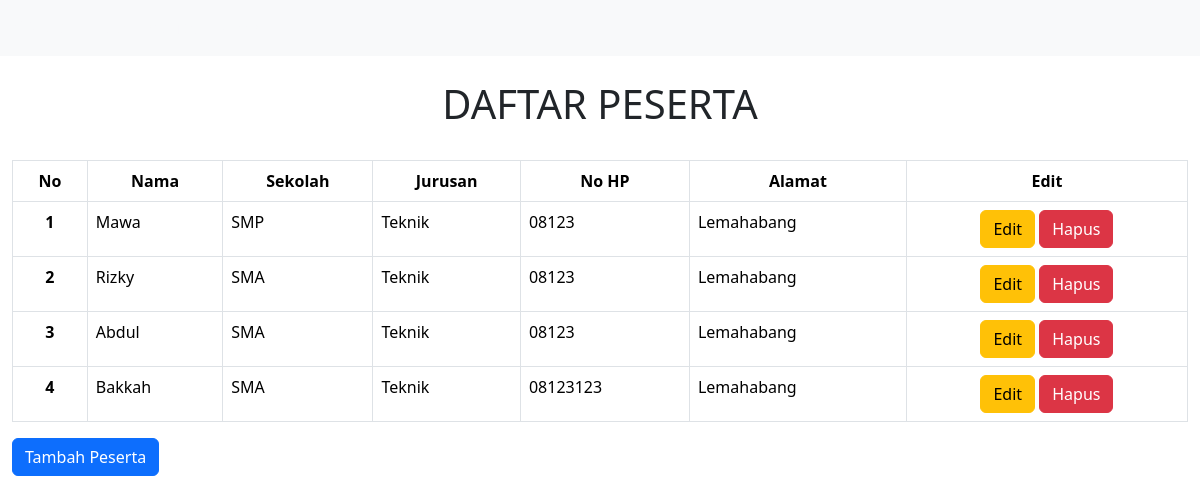
The page / on the database its author committed.
### crud/models.py (models this page shows, shortened)
class daftarPeserta(models.Model):
    nama        = models.CharField(("Nama Mahasiswa"), max_length=50)
    sekolah     = models.CharField(("Asal Sekolah"), max_length=50)
    jurusan     = models.CharField(("Jurusan"), max_length=50)
    hp          = models.CharField(("No HP"), max_length=15)
    alamat      = models.CharField(("Alamat"), max_length=100)

### crud/views.py (the view)
# urls.py: path("", views.home, name="home"),
def home(request):
    data_peserta    = models.daftarPeserta.objects.all()
    context         = {
        "object_list"   : data_peserta,
        "title"         : "Daftar Peserta"
    }
    return render(request, "crud/home.html", context)

### crud/templates/crud/home.html (shortened to what this page needs)
{% extends "base.html" %}
{% block content1 %}
<br>
<center><h1>DAFTAR PESERTA</h1></center>
<br>
<table class="table table-bordered">
    <thead>
      <tr class="text-center">
        <th  scope="col">No</th>
        <th scope="col">Nama</th>
        <th scope="col">Sekolah</th>
        <th scope="col">Jurusan</th>
        <th scope="col">No HP</th>
        <th scope="col">Alamat</th>
        <th scope="col">Edit</th>
      </tr>
    </thead>
    {% for object in object_list %}
    <tbody>
      <tr>
        <th class="text-center" scope="row">{{forloop.counter}}</th>
        <td>{{object.nama}}</td>
        <td>{{object.sekolah}}</td>
        <td>{{object.jurusan}}</td>
        <td>{{object.hp}}</td>
        <td>{{object.alamat}}</td>
        <td class="text-center">
          <a href="{% url "update" object.pk%}"><button type="button" class="btn btn-warning">Edit</button></a>
          <a href="{% url "delete" object.pk%}"><button type="button" class="btn btn-danger">Hapus</button></a>
        </td>
      </tr>
    </tbody>
    {% endfor %}
  </table>
  <a class="nav-link text-light" href="{% url "daftar" %}"><button class="btn btn-primary">Tambah Peserta</button></a>
{% endblock content1 %}

### templates/base.html (shortened to what this page needs)
<!DOCTYPE html>
<html lang="en">
<head>
    {% load bootstrap5 %}
    {% bootstrap_css %}
</head>
<body>
    <nav class="navbar navbar-expand-lg bg-body-tertiary  bg-primary">
        <div class="container-fluid">
          <a class="navbar-brand text-light" href="{% url "home" %}">CRUD</a>
          <div class="collapse navbar-collapse" id="navbarNavAltMarkup">
            <div class="navbar-nav ">
              <a class="nav-link text-light" aria-current="page" href="{% url "home" %}">Daftar Peserta</a>
              <a class="nav-link text-light" href="{% url "admin:index" %}">Admin</a>
            </div>
          </div>
        </div>
      </nav>
    <div class="container-fluid">
    {% block content1 %}
    {% endblock %}
    </div>
</body>
</html>

### rows shown on the page
daftarPeserta: nama "Mawa", sekolah "SMP", jurusan "Teknik", hp "08123", alamat "Lemahabang"
daftarPeserta: nama "Rizky", sekolah "SMA", jurusan "Teknik", hp "08123", alamat "Lemahabang"
daftarPeserta: nama "Abdul", sekolah "SMA", jurusan "Teknik", hp "08123", alamat "Lemahabang"
daftarPeserta: nama "Bakkah", sekolah "SMA", jurusan "Teknik", hp "08123123", alamat "Lemahabang"
